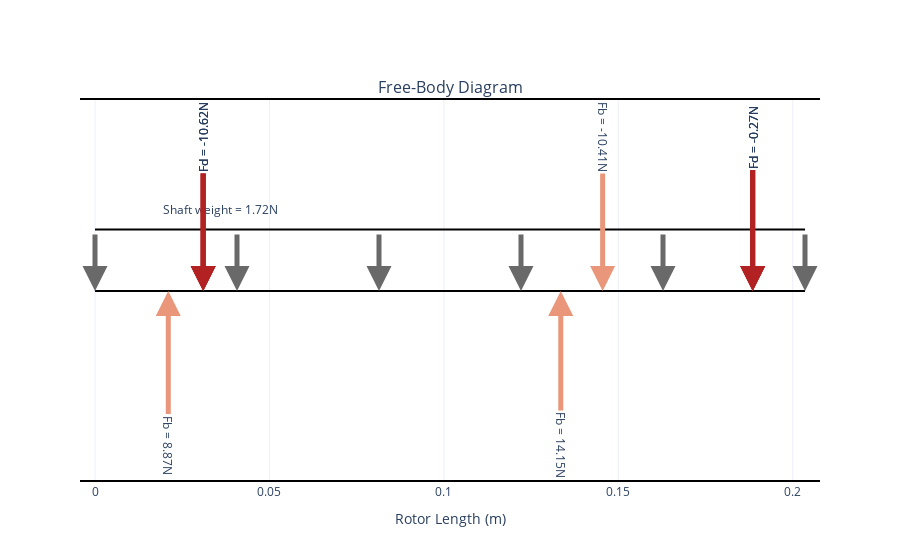

Notebook code cell kept with this figure:
### Markdown cell above
#### 4.2.1 - Free Body Diagram

### Code cell
static.plot_free_body_diagram()

### Figure 1 — Plotly figure (JSON) as saved in the notebook; plotly's stock layout.template omitted (floating-point values rounded to 4 significant figures)
{"data": [{"hoverinfo": "none", "line": {"color": "black"}, "mode": "lines", "showlegend": false, "type": "scatter", "x": [0.0, 0.021, 0.031, 0.041, 0.046, 0.0535, 0.061, 0.106, 0.1335, 0.1375, 0.1455, 0.1532, 0.1608, 0.1685, 0.1875, 0.1885, 0.2035], "xaxis": "x", "y": [0.0, 0.0, 0.0, 0.0, 0.0, 0.0, 0.0, 0.0, 0.0, 0.0, 0.0, 0.0, 0.0, 0.0, 0.0, 0.0, 0.0], "yaxis": "y"}, {"hoverinfo": "none", "line": {"color": "black"}, "mode": "lines", "showlegend": false, "type": "scatter", "x": [0.0, 0.021, 0.031, 0.041, 0.046, 0.0535, 0.061, 0.106, 0.1335, 0.1375, 0.1455, 0.1532, 0.1608, 0.1685, 0.1875, 0.1885, 0.2035], "xaxis": "x", "y": [5, 5, 5, 5, 5, 5, 5, 5, 5, 5, 5, 5, 5, 5, 5, 5, 5], "yaxis": "y"}], "layout": {"annotations": [{"font": {"size": 16}, "showarrow": false, "text": "Free-Body Diagram", "x": 0.5, "xanchor": "center", "xref": "paper", "y": 1, "yanchor": "bottom", "yref": "paper"}, {"arrowcolor": "DimGray", "arrowhead": 2, "arrowsize": 1, "arrowwidth": 5, "ax": 0, "axref": "x", "ay": 5.4, "ayref": "y", "showarrow": true, "x": 0, "xref": "x", "y": 0, "yref": "y"}, {"arrowcolor": "DimGray", "arrowhead": 2, "arrowsize": 1, "arrowwidth": 5, "ax": 0.0407, "axref": "x", "ay": 5.4, "ayref": "y", "showarrow": true, "x": 0.0407, "xref": "x", "y": 0, "yref": "y"}, {"arrowcolor": "DimGray", "arrowhead": 2, "arrowsize": 1, "arrowwidth": 5, "ax": 0.0814, "axref": "x", "ay": 5.4, "ayref": "y", "showarrow": true, "x": 0.0814, "xref": "x", "y": 0, "yref": "y"}, {"arrowcolor": "DimGray", "arrowhead": 2, "arrowsize": 1, "arrowwidth": 5, "ax": 0.1221, "axref": "x", "ay": 5.4, "ayref": "y", "showarrow": true, "x": 0.1221, "xref": "x", "y": 0, "yref": "y"}, {"arrowcolor": "DimGray", "arrowhead": 2, "arrowsize": 1, "arrowwidth": 5, "ax": 0.1628, "axref": "x", "ay": 5.4, "ayref": "y", "showarrow": true, "x": 0.1628, "xref": "x", "y": 0, "yref": "y"}, {"arrowcolor": "DimGray", "arrowhead": 2, "arrowsize": 1, "arrowwidth": 5, "ax": 0.2035, "axref": "x", "ay": 5.4, "ayref": "y", "showarrow": true, "x": 0.2035, "xref": "x", "y": 0, "yref": "y"}, {"align": "right", "showarrow": false, "text": "Shaft weight = 1.72N", "x": 0, "xref": "x", "xshift": 125, "y": 5, "yref": "y", "yshift": 20}, {"arrowcolor": "DarkSalmon", "arrowhead": 2, "arrowsize": 1, "arrowwidth": 5, "ax": 0.021, "axref": "x", "ay": -12.5, "ayref": "y", "showarrow": true, "text": "Fb = 8.87N", "textangle": 90, "x": 0.021, "xref": "x", "y": 0, "yref": "y"}, {"arrowcolor": "FireBrick", "arrowhead": 2, "arrowsize": 1, "arrowwidth": 5, "ax": 0.031, "axref": "x", "ay": 12.5, "ayref": "y", "showarrow": true, "text": "Fd = -10.62N", "textangle": -90, "x": 0.031, "xref": "x", "y": 0, "yref": "y"}, {"arrowcolor": "FireBrick", "arrowhead": 2, "arrowsize": 1, "arrowwidth": 5, "ax": 0.1885, "axref": "x", "ay": 12.5, "ayref": "y", "showarrow": true, "text": "Fd = -0.27N", "textangle": -90, "x": 0.1885, "xref": "x", "y": 0, "yref": "y"}, {"arrowcolor": "DarkSalmon", "arrowhead": 2, "arrowsize": 1, "arrowwidth": 5, "ax": 0.1335, "axref": "x", "ay": -12.5, "ayref": "y", "showarrow": true, "text": "Fb = 14.15N", "textangle": 90, "x": 0.1335, "xref": "x", "y": 0, "yref": "y"}, {"arrowcolor": "FireBrick", "arrowhead": 2, "arrowsize": 1, "arrowwidth": 5, "ax": 0.031, "axref": "x", "ay": 12.5, "ayref": "y", "showarrow": true, "text": "Fd = -10.62N", "textangle": -90, "x": 0.031, "xref": "x", "y": 0, "yref": "y"}, {"arrowcolor": "FireBrick", "arrowhead": 2, "arrowsize": 1, "arrowwidth": 5, "ax": 0.1885, "axref": "x", "ay": 12.5, "ayref": "y", "showarrow": true, "text": "Fd = -0.27N", "textangle": -90, "x": 0.1885, "xref": "x", "y": 0, "yref": "y"}, {"arrowcolor": "DarkSalmon", "arrowhead": 2, "arrowsize": 1, "arrowwidth": 5, "ax": 0.1455, "axref": "x", "ay": 12.5, "ayref": "y", "showarrow": true, "text": "Fb = -10.41N", "textangle": 90, "x": 0.1455, "xref": "x", "y": 0, "yref": "y"}, {"arrowcolor": "FireBrick", "arrowhead": 2, "arrowsize": 1, "arrowwidth": 5, "ax": 0.031, "axref": "x", "ay": 12.5, "ayref": "y", "showarrow": true, "text": "Fd = -10.62N", "textangle": -90, "x": 0.031, "xref": "x", "y": 0, "yref": "y"}, {"arrowcolor": "FireBrick", "arrowhead": 2, "arrowsize": 1, "arrowwidth": 5, "ax": 0.1885, "axref": "x", "ay": 12.5, "ayref": "y", "showarrow": true, "text": "Fd = -0.27N", "textangle": -90, "x": 0.1885, "xref": "x", "y": 0, "yref": "y"}], "xaxis": {"anchor": "y", "domain": [0, 1], "title": {"text": "Rotor Length (m)"}}, "yaxis": {"anchor": "x", "domain": [0, 1], "gridcolor": "lightgray", "showline": false, "visible": false}}}
